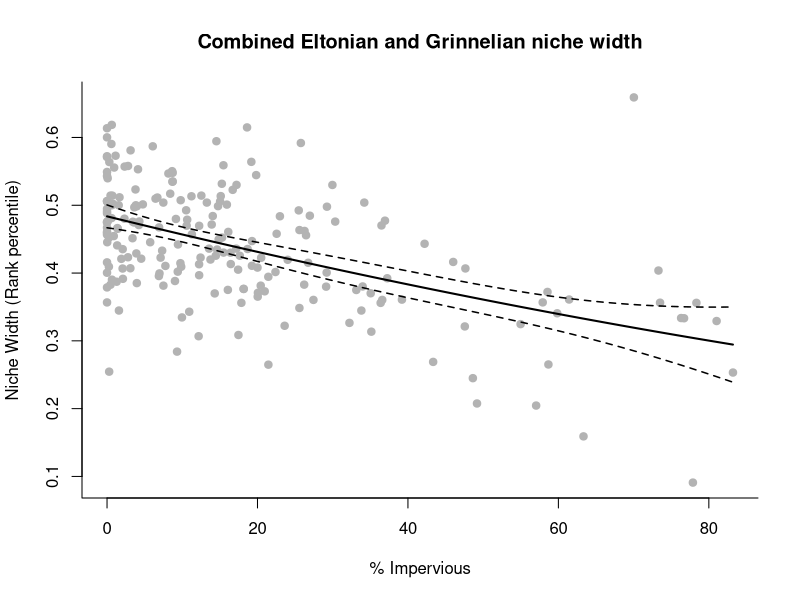
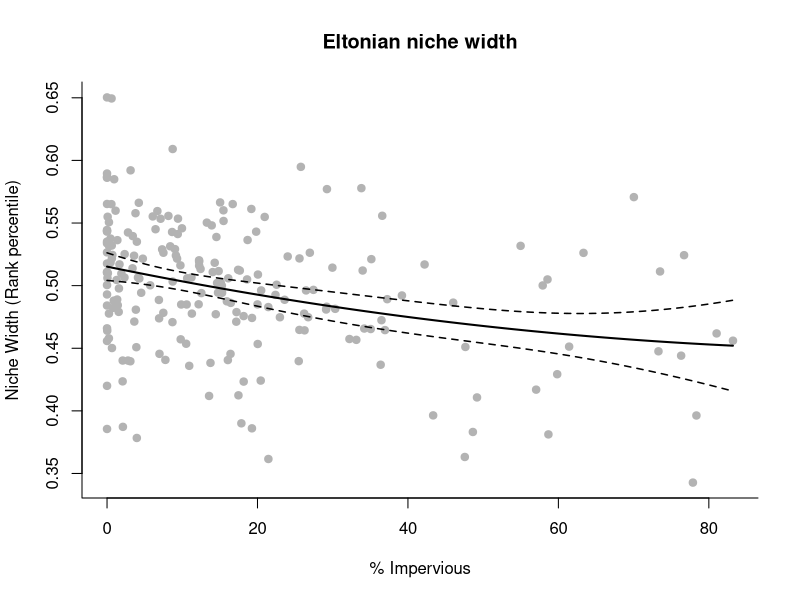

The R source for these figures, in order: (Note: this script raises an error after producing the figures.)
#================================================================================*
# ---- PREPARE DATA FOR ANALYSIS ----
#================================================================================*
# This script takes the processed point count, guild, and land cover files and
# creates a wide frame of log-tranformed count data, linked with land cover data.

#--------------------------------------------------------------------------------*
# ---- SET-UP ----
#================================================================================*

# Load packages:

library(vegan)
library(reshape)
library(plyr)

# Get data:

setwd('~/Community_analysis')

pc = read.csv('derived-data/pc_10_14.csv')
g = read.csv('guild_data/niche.csv')
nw = read.csv('guild_data/niche_width.csv')
lc = read.csv('derived-data/pts_lc100.csv')

#--------------------------------------------------------------------------------*
# ---- ENSURE LC AND PC FILES HAVE THE SAME SITES LISTED ----
#================================================================================*
# Note: Bert Drake removed due to no counts.

pc.site = data.frame(site = sort(unique(pc[pc$site!='DRAKBERMD1','site'])))
lc.site = data.frame(site = sort(unique(lc[lc$site!='DRAKBERMD1','site'])))

pc = merge(pc, lc.site, all = F)
lc = merge(lc, pc.site, all = F)

#--------------------------------------------------------------------------------*
# ---- PREPARE SPECIES POINT COUNT DATA FOR ANALYSIS ----
#================================================================================*

# Remove species not part of this analysis:

pc = pc[pc$species!='rsha'&pc$species!='hosp'&pc$species!='eust'&pc$species!='ropi'&pc$species!='chsw'&pc$species!='eaki',]

# For this run, I will use the mean count per location across distance classes:

pc$counts = rowSums(pc[,7:11])

# Prepare count frame

counts1 =  pc[,-c(3:5,7:15)]

t1 = melt(counts1, id = c('site','year','species'))

t2 = data.frame(cast(t1, site ~ species ~ variable, mean))

t3 = as.matrix(t2)

t3[is.na(t3)]<-0

t4 = data.frame(t3)

colnames(t4) = gsub('.counts','',colnames(t4))

counts.sp = t4

# Remerge with lc

pc.names = data.frame(site = row.names(counts.sp))

lc2 = merge(lc, pc.names)

lc = lc2[,c(1,5)]

#--------------------------------------------------------------------------------*
# ---- Total abundance (mean counts across species) ----
#--------------------------------------------------------------------------------*

counts.total = data.frame(count = rowSums(counts.sp))

#########################################################################################

# niche width by site and niche width dimension

nwOutFun = function(niche.dimension, main.name){
j.out = numeric()
t.count = numeric()
count.m = matrix(nrow = length(counts.sp[,1]),ncol = length(nw$sp))
scale.count.m = matrix(nrow = length(counts.sp[,1]),ncol = length(nw$sp))

for (j in 1:length(counts.sp[,1])){
  for(i in 1:length(nw$sp)){
    count.m[j,i] = counts.sp[j,i]
    scale.count.m[j,i] = count.m[j,i]*nw[i,niche.dimension]
}}
nw2 = rowSums(scale.count.m)/rowSums(count.m)
nw_lc = data.frame(site = lc$site, imp = lc$imp, nw = nw2)

mod1 = lm(nw~imp, data = nw_lc)
mod2 = lm(nw~imp+I(imp^2), data = nw_lc)

lc_imp = data.frame(imp = seq(min(lc$imp),max(lc$imp), by = .01))
mod.preds = predict(mod2, newdata = lc_imp, se.fit = T, interval = 'confidence')$fit
mod.preds = data.frame(mod.preds)

p = plot(nw~imp, data = nw_lc,
     pch = 19, col = 'gray70',
     #type = 'l', lwd = 2,
     ylim = c(min(nw_lc$nw),max(nw_lc$nw)),
     main = main.name,
     xlab = '% Impervious',
     ylab = 'Niche Width (Rank percentile)',
     bty = 'l')
p1 = p + lines(fit~lc_imp$imp, data = mod.preds, lwd = 2) +
  lines(lwr~lc_imp$imp, data = mod.preds, lwd = 1.5, lty = 2) +
  lines(upr~lc_imp$imp, data = mod.preds, lwd = 1.5, lty = 2)
return(list(summary(mod1), summary(mod2),p1))
}

pdf('guild_data/guild_out/niche_width_scatterplots.pdf', 
    width = 6.5, height = 5.5, onefile = T)

nwOutFun('nw', 'Combined Eltonian and Grinnelian niche width')

nwOutFun('enw', 'Eltonian niche width')

nwOutFun('dietEven', 'Diet breadth')

nwOutFun('fsEven', 'Foraging strata breadth')

nwOutFun('varHeight', 'Nest height variability')

nwOutFun('offspring_max', 'Maximum number of offspring')

nwOutFun('gnw', 'Grinnelian niche width')

nwOutFun('Brange', 'Breeding range')

nwOutFun('LNB', 'Local niche breadth')

nwOutFun('RNB', 'Regional niche breadth')

nwOutFun('BiomeH', 'Biome diversity')

cor(nw$BiomeH, nw$Brange)
cor(nw$BiomeH, nw$RNB)
cor(nw$BiomeH, nw$LNB)

nw$new_gnw = pRank(nw$BiomeH+nw$RNB+nw$LNB)
nw$new_enw = pRank(nw$dietEven+nw$varHeight+nw$offspring_max)
nw$new_nw = pRank(nw$new_gnw+nw$new_enw)

nwOutFun('new_gnw','Grinnelian niche width 2')
nwOutFun('new_enw','Eltonian niche width 2')
nwOutFun('new_nw','Combined niche width 2')

nw$new_nw2 = pRank(nw$new_enw + nw$gnw)

nwOutFun('new_nw2', 'Combined niche width 3')

dev.off()

#########################################################################################

# niche by site and niche width dimension
# niche width by site and niche width dimension

nwOutFun = function(niche.dimension, main.name, ylab){
  j.out = numeric()
  t.count = numeric()
  count.m = matrix(nrow = length(counts.sp[,1]),ncol = length(nw$sp))
  scale.count.m = matrix(nrow = length(counts.sp[,1]),ncol = length(nw$sp))
  
  for (j in 1:length(counts.sp[,1])){
    for(i in 1:length(nw$sp)){
      count.m[j,i] = counts.sp[j,i]
      scale.count.m[j,i] = count.m[j,i]*nw[i,niche.dimension]
    }}
  nw2 = rowSums(scale.count.m)/rowSums(count.m)
  nw_lc = data.frame(site = lc$site, imp = lc$imp, nw = nw2)
  
  mod1 = lm(nw~imp, data = nw_lc)
  mod2 = lm(nw~imp+I(imp^2), data = nw_lc)
  
  lc_imp = data.frame(imp = seq(min(lc$imp),max(lc$imp), by = .01))
  mod.preds = predict(mod2, newdata = lc_imp, se.fit = T, interval = 'confidence')$fit
  mod.preds = data.frame(mod.preds)
  
  p = plot(nw~imp, data = nw_lc,
           pch = 19, col = 'gray70',
           #type = 'l', lwd = 2,
           ylim = c(min(nw_lc$nw),max(nw_lc$nw)),
           main = main.name,
           xlab = '% Impervious',
           ylab = ylab,
           bty = 'l')
  p1 = p + lines(fit~lc_imp$imp, data = mod.preds, lwd = 2) +
    lines(lwr~lc_imp$imp, data = mod.preds, lwd = 1.5, lty = 2) +
    lines(upr~lc_imp$imp, data = mod.preds, lwd = 1.5, lty = 2)
    abline(h = 0, col ='red', lty = 3, lwd = 3)
  return(list(summary(mod1), summary(mod2),p1))
}

pdf('guild_data/guild_out/population_trajectory.pdf', 
    width = 6.5, height = 5.5, onefile = T)

nwOutFun('trend', 'Population trend (1966-2012) by site', 'Population trajectory scaled by abundance')
dev.off()

pdf('guild_data/guild_out/diet_plots.pdf', 
    width = 6.5, height = 5.5, onefile = T)

nw$inv_per = t1$Diet.Inv

nwOutFun('inv_per','Proportion of invertebrates by impervious','% Invertebrates')

nw$fruit_per = t1$Diet.Fruit

nwOutFun('fruit_per','Proportion of fruit by impervious','% Fruit')

nw$seed_per = t1$Diet.Seed

nwOutFun('seed_per','Proportion of seed by impervious','% Seed')




nwOutFun('enw', 'Eltonian niche width')

nwOutFun('dietEven', 'Diet breadth')

nwOutFun('fsEven', 'Foraging strata breadth')

nwOutFun('varHeight', 'Nest height variability')

nwOutFun('offspring_max', 'Maximum number of offspring')

nwOutFun('gnw', 'Grinnelian niche width')

nwOutFun('Brange', 'Breeding range')

nwOutFun('LNB', 'Local niche breadth')

nwOutFun('RNB', 'Regional niche breadth')

nwOutFun('BiomeH', 'Biome diversity')

cor(nw$BiomeH, nw$Brange)
cor(nw$BiomeH, nw$RNB)
cor(nw$BiomeH, nw$LNB)

nw$new_gnw = pRank(nw$BiomeH+nw$RNB+nw$LNB)
nw$new_enw = pRank(nw$dietEven+nw$varHeight+nw$offspring_max)
nw$new_nw = pRank(nw$new_gnw+nw$new_enw)

nwOutFun('new_gnw','Grinnelian niche width 2')
nwOutFun('new_enw','Eltonian niche width 2')
nwOutFun('new_nw','Combined niche width 2')

nw$new_nw2 = pRank(nw$new_enw + nw$gnw)

nwOutFun('new_nw2', 'Combined niche width 3')

dev.off()
#########################################################################################

#--------------------------------------------------------------------------------*
# ---- Log-transformed count data ----
#--------------------------------------------------------------------------------*

counts.lt = counts.total

for(i in 1:dim(counts.lt)[2]){
  counts.lt[,i] = log(1+counts.lt[,i])
}

#--------------------------------------------------------------------------------*
# ---- Counts by guild ----
#================================================================================*

# Will use t1 (molten data frame) as the starting point, merging with
# trophic, nest, and foraging-trophic guilds. First, I will need to sum the
# counts across species within a guild for a given year, then I will need to
# take the average values across years.

# Create a new row of the guild frame htat combines foraging and trophic
# guilds:

  g$foraging_trophic = paste(g$foraging, g$trophic, sep ='_')

# Merge the frames (also removes species not in both lists):

  g$species = tolower(g$species)
  
  pcg = merge(t1,g, all = F)

  pcg$nft = paste(pcg$nest, pcg$foraging_trophic)

# Function to create the count frame for a given guild:

  guild.shape = function(guild){
    t1a = aggregate(pcg$value, by = list(pcg$site,pcg$year,pcg[,guild]),sum)
      names(t1a) = c('site','year','guild','count')
    t1 = melt(t1a, id = c('site','year','guild'))
    t2 = data.frame(cast(t1, site ~ guild ~ variable, mean))
    t3 = as.matrix(t2)
    t3[is.na(t3)]<-0
    t4 = data.frame(t3)
    colnames(t4) = gsub('.count','',colnames(t4))
    return(t4)
    }

nest.counts = guild.shape('nest')
trophic.counts = guild.shape('trophic')
foraging_trophic.counts = guild.shape('foraging_trophic')
nft.counts = guild.shape('nft')

#--------------------------------------------------------------------------------*
# Log-transformed count data
#--------------------------------------------------------------------------------*

  guild.log.transform = function(life.history){
    # Get data
     pc2 = life.history
    # Convert to log-transformed counts:
      for(i in 1:dim(pc2)[2]){
        pc2[,i] = log(1+pc2[,i])
      }
    return(pc2)
    }

nest.counts.lt = guild.log.transform(nest.counts)
trophic.counts.lt = guild.log.transform(trophic.counts)
foraging_trophic.counts.lt = guild.log.transform(foraging_trophic.counts)
nft.lt = guild.log.transform(nft.counts)


#--------------------------------------------------------------------------------*
# ---- Relative abundance by guild ----
#--------------------------------------------------------------------------------*

guild.rel.abund = function(guild.df){
  rel.g.abund = list()
    for (i in 1:ncol(guild.df)){
      rel.g.abund[[i]] = guild.df[i]/(rowSums(guild.df))
    }
    df = do.call('cbind', rel.g.abund)
    return(df)
}

nest.ra = guild.rel.abund(nest.counts)
trophic.ra = guild.rel.abund(trophic.counts)
foraging_trophic.ra = guild.rel.abund(foraging_trophic.counts)
